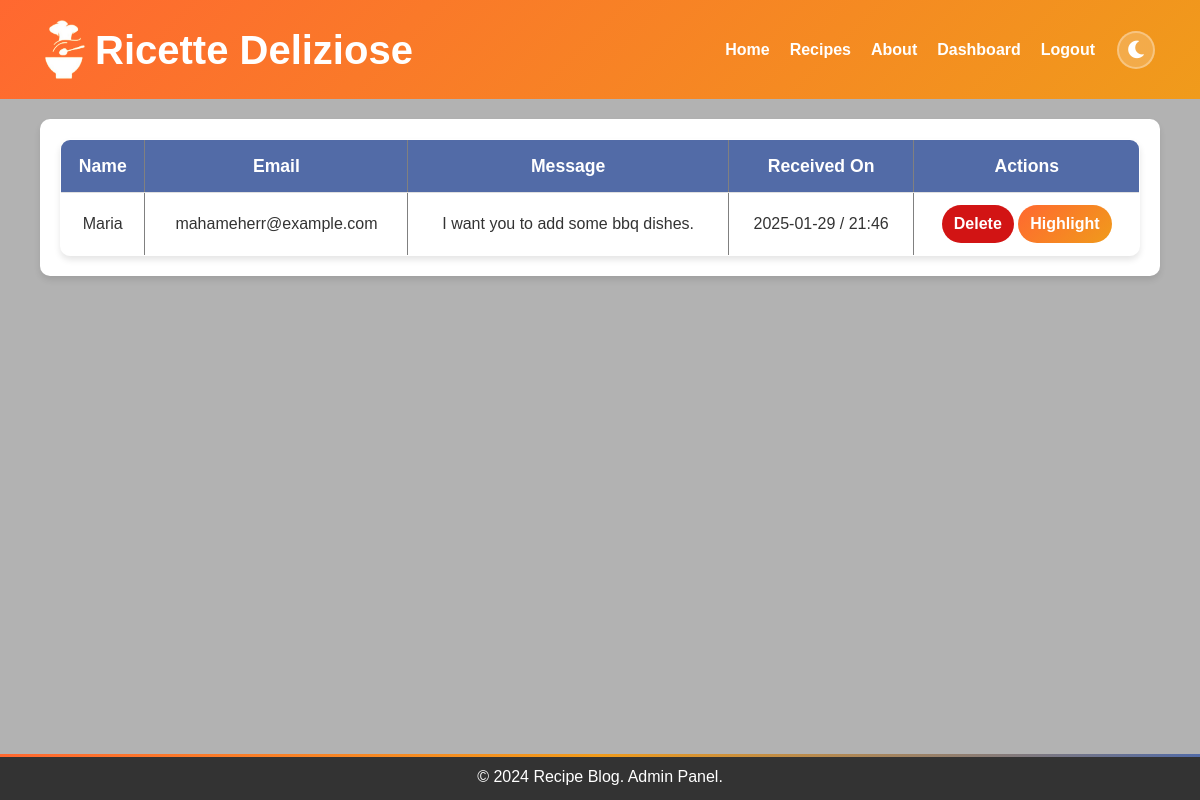
The page /admin/messages (signed in) on the database as committed earlier.
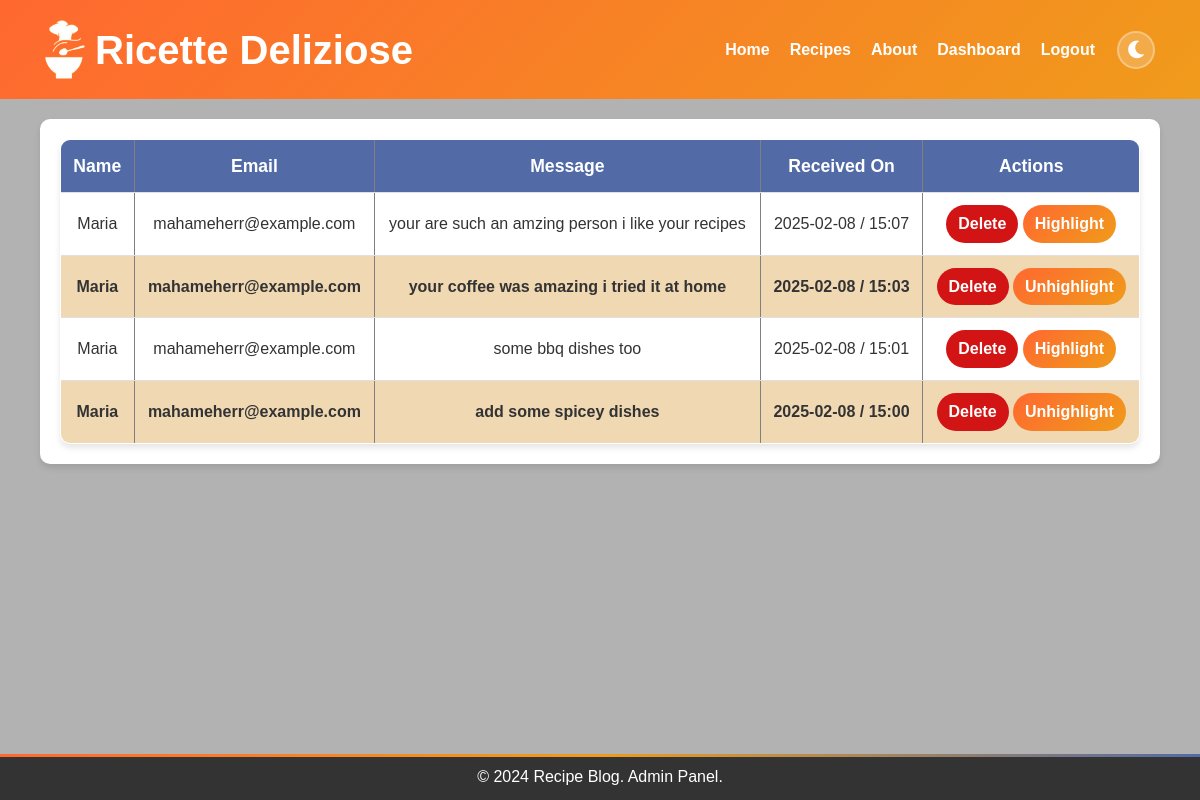
The same page on the database as committed later.
### model.py (models this page shows, shortened)
class ContactMessage(db.Model):
    id = db.Column(db.Integer, primary_key=True)
    name = db.Column(db.String(100), nullable=False)
    email = db.Column(db.String(100), nullable=False)
    message = db.Column(db.Text, nullable=False)
    created_at = db.Column(db.DateTime, default=datetime.utcnow)
    highlighted = db.Column(db.Boolean, default=False)

### app.py (the view)
@app.route('/admin/messages')
def admin_messages():
    if 'user_id' not in session or not session.get('is_admin', False):
        flash("Access denied! Admins only.", "danger")
        return redirect(url_for('home'))
    messages = ContactMessage.query.order_by(ContactMessage.created_at.desc()).all()
    return render_template('admin_messages.html', messages=messages)

### templates/admin_messages.html (shortened to what this page needs)
<!DOCTYPE html>
<html lang="en">
<head>
    <link href="https://cdnjs.cloudflare.com/ajax/libs/font-awesome/5.15.4/css/all.min.css" rel="stylesheet">
    <link rel="stylesheet" href="{{ url_for('static', filename='css/theme.css') }}">
    <link rel="stylesheet" href="{{ url_for('static', filename='css/admin_messages.css') }}">
</head>
<body>
    <header>
        <div class="container">
            <div class="logo-title">
                <img src="{{ url_for('static', filename='images/logo.png') }}" alt="Logo" class="logo" width="40"
                    height="59">
                <h1>Ricette Deliziose</h1>
            </div>
            <nav>
                <a href="{{ url_for('home') }}">Home</a>
                <a href="{{ url_for('recipe') }}">Recipes</a>
                <a href="{{ url_for('about') }}">About</a>
                {% if 'user_id' in session %}
                {% if session['is_admin'] %}
                <a href="{{ url_for('admin_dashboard') }}">Dashboard</a>
                <a href="{{ url_for('logout') }}">Logout</a>
                {% else %}
                <a href="{{ url_for('profile') }}">Profile</a>
                <a href="{{ url_for('logout') }}">Logout</a>
                {% endif %}
                {% else %}
                <a href="{{ url_for('login') }}">Login</a>
                {% endif %}
                <button class="theme-toggle" id="theme-toggle-btn" aria-label="Toggle Theme">
                    <i class="fas fa-moon"></i>
                </button>
            </nav>
        </div>
    </header>
    <main>
        <table border="1">
            <thead>
                <tr>
                    <th>Name</th>
                    <th>Email</th>
                    <th>Message</th>
                    <th>Received On</th>
                    <th>Actions</th>
                </tr>
            </thead>
            <tbody>
                {% for msg in messages %}
                <tr class="{% if msg.highlighted %}highlighted{% endif %}">
                    <td>{{ msg.name }}</td>
                    <td>{{ msg.email }}</td>
                    <td>{{ msg.message }}</td>
                    <td>{{ msg.created_at.strftime('%Y-%m-%d / %H:%M') }}</td>
                    <td>
                        <a href="{{ url_for('delete_message', message_id=msg.id) }}" class="btn-delete">Delete</a>
                        <a href="{{ url_for('highlight_message', message_id=msg.id) }}" class="btn-highlight">
                            {% if msg.highlighted %}
                            Unhighlight
                            {% else %}
                            Highlight
                            {% endif %}
                        </a>
                    </td>
                </tr>
                {% else %}
                <tr>
                    <td colspan="5">No messages received yet.</td>
                </tr>
                {% endfor %}
            </tbody>
        </table>
    </main>
    <footer>
        <p>&copy; 2024 Recipe Blog. Admin Panel.</p>
    </footer>
</body>
</html>

Rows that differ between the two databases and show on the page:
added ContactMessage: name "Maria", email "mahameherr@example.com", message "your are such an amzing person i like your recipes", created_at "2025-02-08 / 15:07", highlighted "Highlight"
added ContactMessage: name "Maria", email "mahameherr@example.com", message "your coffee was amazing i tried it at home", created_at "2025-02-08 / 15:03", highlighted "Unhighlight"
added ContactMessage: name "Maria", email "mahameherr@example.com", message "some bbq dishes too", created_at "2025-02-08 / 15:01", highlighted "Highlight"
changed ContactMessage: message "I want you to add some bbq dishes." → "add some spicey dishes"; created_at "2025-01-29 / 21:46" → "2025-02-08 / 15:00"; highlighted "Highlight" → "Unhighlight"
